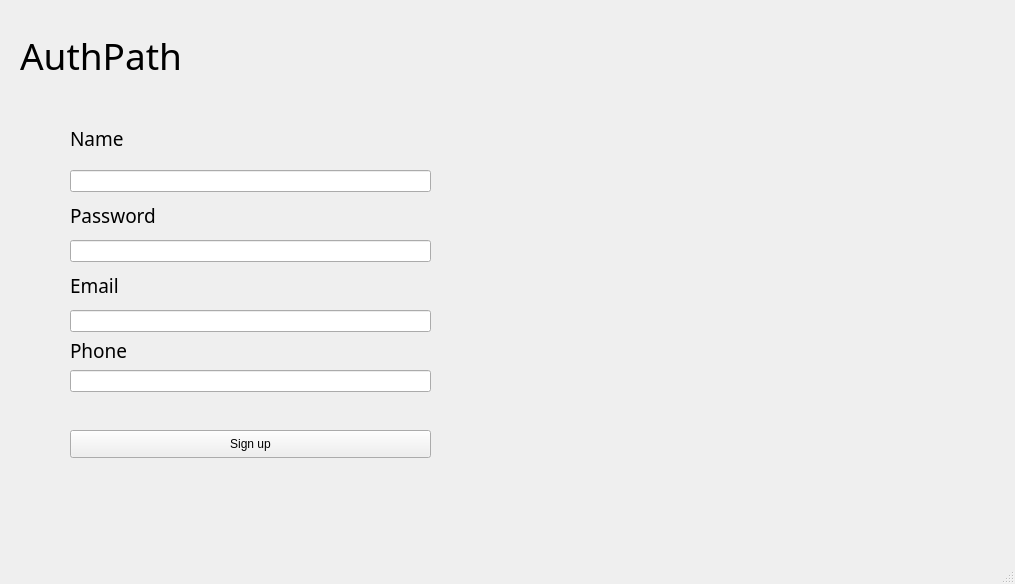
<?xml version="1.0" encoding="UTF-8"?>
<ui version="4.0">
 <class>MainWindow</class>
 <widget class="QMainWindow" name="MainWindow">
  <property name="geometry">
   <rect>
    <x>0</x>
    <y>0</y>
    <width>1015</width>
    <height>584</height>
   </rect>
  </property>
  <property name="windowTitle">
   <string>AuthPathEx</string>
  </property>
  <widget class="QWidget" name="centralwidget">
   <widget class="QLabel" name="label">
    <property name="geometry">
     <rect>
      <x>20</x>
      <y>20</y>
      <width>231</width>
      <height>71</height>
     </rect>
    </property>
    <property name="font">
     <font>
      <family>Roboto Lt</family>
      <pointsize>28</pointsize>
     </font>
    </property>
    <property name="text">
     <string>AuthPath</string>
    </property>
   </widget>
   <widget class="QLineEdit" name="lineEdit">
    <property name="geometry">
     <rect>
      <x>70</x>
      <y>170</y>
      <width>361</width>
      <height>22</height>
     </rect>
    </property>
   </widget>
   <widget class="QLineEdit" name="lineEdit_2">
    <property name="geometry">
     <rect>
      <x>70</x>
      <y>240</y>
      <width>361</width>
      <height>22</height>
     </rect>
    </property>
   </widget>
   <widget class="QLineEdit" name="lineEdit_3">
    <property name="geometry">
     <rect>
      <x>70</x>
      <y>310</y>
      <width>361</width>
      <height>22</height>
     </rect>
    </property>
   </widget>
   <widget class="QLineEdit" name="lineEdit_4">
    <property name="geometry">
     <rect>
      <x>70</x>
      <y>370</y>
      <width>361</width>
      <height>22</height>
     </rect>
    </property>
   </widget>
   <widget class="QPushButton" name="pushButton">
    <property name="geometry">
     <rect>
      <x>70</x>
      <y>430</y>
      <width>361</width>
      <height>28</height>
     </rect>
    </property>
    <property name="text">
     <string>Sign up</string>
    </property>
   </widget>
   <widget class="QLabel" name="label_2">
    <property name="geometry">
     <rect>
      <x>70</x>
      <y>130</y>
      <width>91</width>
      <height>16</height>
     </rect>
    </property>
    <property name="font">
     <font>
      <family>Roboto Lt</family>
      <pointsize>14</pointsize>
     </font>
    </property>
    <property name="text">
     <string>Name</string>
    </property>
   </widget>
   <widget class="QLabel" name="label_3">
    <property name="geometry">
     <rect>
      <x>70</x>
      <y>205</y>
      <width>111</width>
      <height>21</height>
     </rect>
    </property>
    <property name="font">
     <font>
      <family>Roboto Lt</family>
      <pointsize>14</pointsize>
     </font>
    </property>
    <property name="text">
     <string>Password</string>
    </property>
   </widget>
   <widget class="QLabel" name="label_4">
    <property name="geometry">
     <rect>
      <x>70</x>
      <y>275</y>
      <width>91</width>
      <height>21</height>
     </rect>
    </property>
    <property name="font">
     <font>
      <family>Roboto Lt</family>
      <pointsize>14</pointsize>
     </font>
    </property>
    <property name="text">
     <string>Email</string>
    </property>
   </widget>
   <widget class="QLabel" name="label_5">
    <property name="geometry">
     <rect>
      <x>70</x>
      <y>340</y>
      <width>91</width>
      <height>21</height>
     </rect>
    </property>
    <property name="font">
     <font>
      <family>Roboto Lt</family>
      <pointsize>14</pointsize>
     </font>
    </property>
    <property name="text">
     <string>Phone</string>
    </property>
   </widget>
  </widget>
  <widget class="QMenuBar" name="menubar">
   <property name="geometry">
    <rect>
     <x>0</x>
     <y>0</y>
     <width>1015</width>
     <height>26</height>
    </rect>
   </property>
  </widget>
  <widget class="QStatusBar" name="statusbar"/>
 </widget>
 <resources/>
 <connections/>
</ui>
